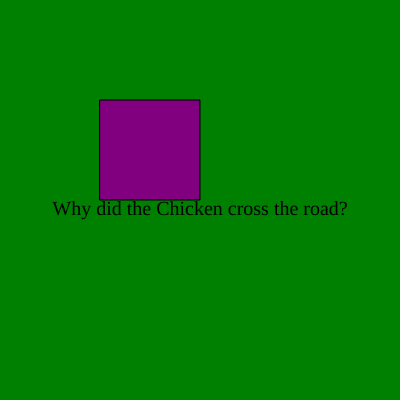
Frame 1 (no input)
Frame 60 (no input): identical to frame 1, image omitted
Frame 120 (the mouse pressed at the canvas centre since frame 60): identical to frame 1, image omitted

The p5.js sketch that drew this single still picture (run headless with seeded random() and noise() and a simulated clock; from frame 60 on, the mouse is pressed at the canvas centre):

// p5.js sketch
// ── sketch.js
let state = 0;

function setup() {
  createCanvas(400, 400);
  textAlign(CENTER, TOP);
  rectMode(CENTER);
  textSize(20);
  textFont("Georgia");
}

function draw() {


  switch (state) {

    case 0:
      background("green") ;
      text("Why did the Chicken cross the road?", width/2, height/2);
      break;

    case 1:
      background("yellow");
      text("because I said so", width/2, height/2);
      break;


  }

  push();
  fill("purple");
  rectMode(CORNER);
  rect(100,100,100,100);
  pop();
}

function mouseReleased() {
  if ((mouseX > 100) && (mouseX < 200) && (mouseY > 100) && (mouseY < 200)) {
  state = (state + 1) % 2;
  }
}
